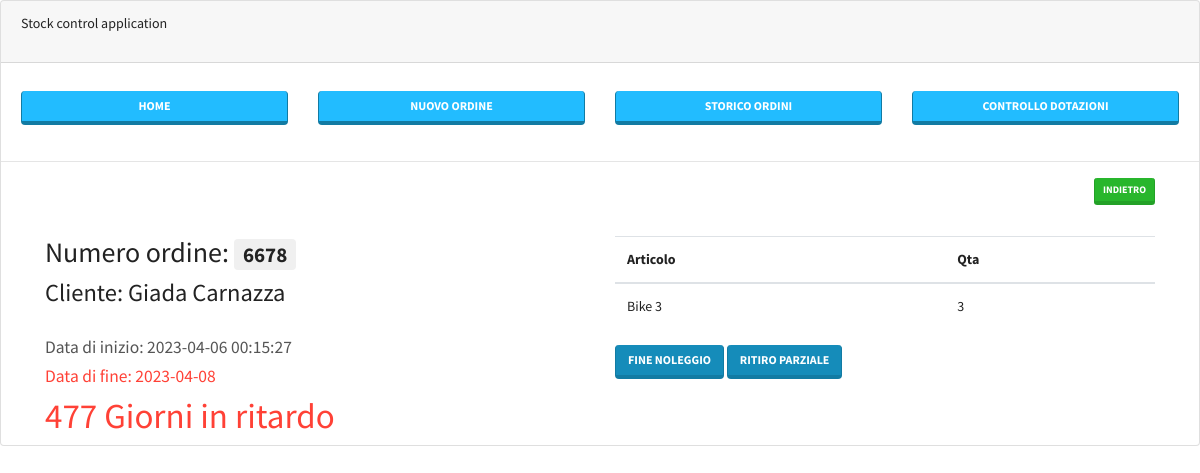
Screenshot of /fine_noleggio.php?numord=6678 with the database file from the repository.
### tables this page shows
CREATE TABLE `ordini` (
  `id` int NOT NULL AUTO_INCREMENT,
  `datains` datetime DEFAULT NULL,
  `desart` varchar(45) DEFAULT NULL,
  `qta` varchar(45) DEFAULT NULL,
  `returnqta` varchar(45) DEFAULT NULL,
  `idcliente` varchar(45) DEFAULT NULL,
  `returndate` varchar(45) DEFAULT NULL,
  `numord` int DEFAULT NULL,
  `status` varchar(45) DEFAULT NULL,
  `finishdate` datetime DEFAULT NULL,
  `returncall` varchar(45) DEFAULT NULL,
  PRIMARY KEY (`id`)
);

CREATE TABLE `users` (
  `id` int NOT NULL AUTO_INCREMENT,
  `username` varchar(128) NOT NULL,
  `useremail` varchar(128) DEFAULT NULL,
  `userphone` varchar(24) DEFAULT NULL,
  `usercountry` int DEFAULT NULL,
  `dt` timestamp NOT NULL DEFAULT CURRENT_TIMESTAMP,
  PRIMARY KEY (`id`),
  UNIQUE KEY `username_UNIQUE` (`username`)
);

### fine_noleggio.php (the view, shortened to what this page needs)
<!DOCTYPE html>
<html>
<head>
  <link rel="stylesheet" href="css/bootstrap-color.min.css" >
  <link rel="stylesheet" href="css/main.css" >
</head>
<body>
<?php
require_once('config.php');
$borrowid = $_GET['numord'];
$select_borrow_data = "SELECT * FROM ordini WHERE numord = '$borrowid'";
$select_borrow_data_result = mysqli_query($db, $select_borrow_data);
$row_borrow_data = mysqli_fetch_assoc($select_borrow_data_result);
$userid = $row_borrow_data['idcliente'];
$returndate = $row_borrow_data['returndate'];
$select_all_users = "SELECT * FROM users WHERE id = '$userid' ORDER BY id DESC LIMIT 1";
$select_all_user_result = mysqli_query($db, $select_all_users);
$row_users = mysqli_fetch_assoc($select_all_user_result);
$user_name = $row_users['username'];
$today = date('Y-m-d');
$datetime1 = strtotime($today);
$datetime2 = strtotime($returndate);
$calculate_seconds = $datetime2 - $datetime1;
$days = floor($calculate_seconds / (24 * 60 * 60 ));
    include('header.php')
?>
<div class="container">
<a class="btn btn-success btn-sm" href="storico_ordini.php" role="button" style="float: right;"> Indietro</a>
                      <div class="row">
                        <div class="col-12">
                                <div class="row  mt-3">
                                    <div class="col">
                                    <h2> Numero ordine: <span class="badge badge-secondary"> <?php echo $row_borrow_data['numord']; ?> </span> </h2>
<h3> Cliente: <?php echo $user_name; ?> </h3>
                                    <h5 class="text-dark"> Data di inizio: <?php echo $row_borrow_data['datains']; ?> </h5>
                                    <h5 <?php if($days < 0){ echo 'class="text-danger"'; }else{ echo 'class="text-success"'; } ?> > Data di fine: <?php echo $row_borrow_data['returndate']; ?> </h5>
<?php
    if($row_borrow_data['status'] != 'finish'){
if($days < 0){
  ?>
 <h1 class="text-danger"> <?php $withouddash =  substr($days, 1); echo $withouddash; ?> Giorni in ritardo </h1>
  <?php
} ?> </div>
<div class="col">
<table class="table">
<thead>
<tr>
<th>Articolo</th>
<th>Qta</th>
</tr>
</thead>
<tbody>
<?php
$result    =    $db->query("SELECT * FROM ordini WHERE numord = '$borrowid'");
while($val  =   $result->fetch_assoc()){
?>
<tr>
<td><?php echo $val['desart']; ?></td>
<td><?php echo $val['qta']; ?></td>
</tr>
<?php
}?>
</tbody>
</table>
<?php
}
?>
<?php
 if($row_borrow_data['status'] != 'finish'){
     ?>
 <a class="btn btn-primary " href="fine-noleggio-status1-query.php?numord=<?php echo $borrowid; ?>" role="button">FINE NOLEGGIO</a>
<a class="btn btn-primary " href="ritiro_parziale.php?numord=<?php echo $borrowid; ?>" role="button">RITIRO PARZIALE</a>
<?php
}
?>
                                    </div>
                                </div>
                        </div>
                      </div>
                    </div>
                </div>
  </body>
</html>

### css/main.css (style rules this page uses)
body,html { height: 100%; background-color: white; }

### rows the page displays
ordini: numord "6678", datains "2023-04-06 00:15:27", returndate "2023-04-08", returndate "477", desart "Bike 3", qta "3"
users: username "Giada Carnazza"
